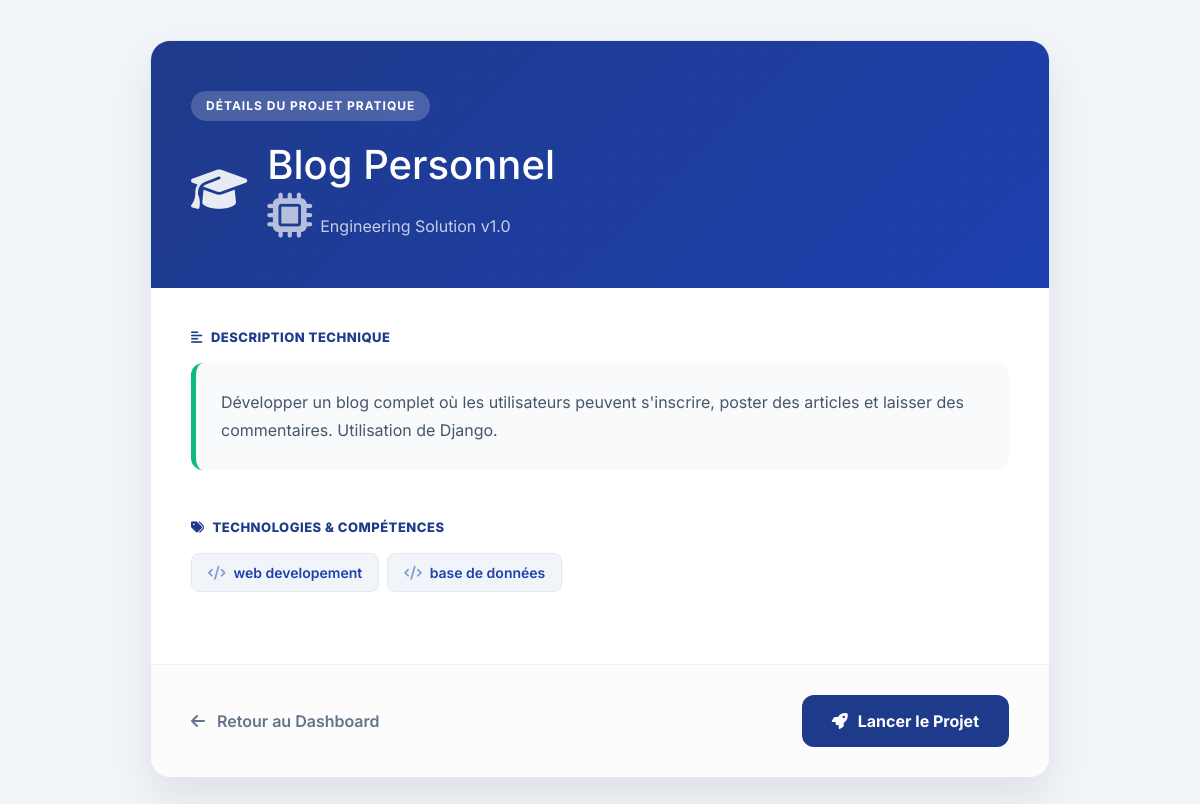
The app's page /project/2/ (signed in) with its own data.
### core/models.py (models this page shows, shortened)
class Project(models.Model):
    LEVEL_CHOICES = [
        ('beginner', 'Débutant'),
        ('intermediate', 'Intermédiaire'),
        ('advanced', 'Avancé'),
    ]
    title = models.CharField(max_length=150)
    description = models.TextField()
    level = models.CharField(max_length=20, choices=LEVEL_CHOICES)
    tags = models.ManyToManyField(Tag, blank=True)
    project_url = models.URLField(max_length=500, blank=True, null=True)

class Tag(models.Model):
    name = models.CharField(max_length=50, unique=True)

### core/views.py (the view)
# urls.py: path('project/<int:project_id>/', views.project_detail, name='project_detail'),
@login_required
def project_detail(request, project_id):
    project = get_object_or_404(Project, id=project_id)
    return render(request, 'project_detail.html', {'project': project})

### core/templates/project_detail.html (shortened to what this page needs)
<!DOCTYPE html>
<html lang="fr">
<head>
    <link href="https://cdn.jsdelivr.net/npm/bootstrap@5.3.0/dist/css/bootstrap.min.css" rel="stylesheet">
    <link href="https://cdnjs.cloudflare.com/ajax/libs/font-awesome/6.4.0/css/all.min.css" rel="stylesheet">
</head>
<body>
    <div class="project-container">
        <div class="project-header">
            <div class="project-category">Détails du Projet Pratique</div>
            <div class="header-title-flex">
                <i class="fas fa-graduation-cap"></i>
                <div>
                    <h1 class="mb-1 fw-extrabold">{{ project.title }}</h1>
                    <p class="mb-0 opacity-75"><i class="fas fa-microchip me-2"></i>Engineering Solution v1.0</p>
                </div>
            </div>
        </div>
        <div class="project-body">
            <div class="mb-5">
                <div class="info-label"><i class="fas fa-align-left"></i> Description Technique</div>
                <div class="project-description">
                    {{ project.description }}
                </div>
            </div>
            <div class="mb-4">
                <div class="info-label"><i class="fas fa-tags"></i> Technologies & Compétences</div>
                <div class="d-flex flex-wrap">
                    {% for tag in project.tags.all %}
                        <span class="tag-badge"><i class="fas fa-code me-2 opacity-50"></i>{{ tag.name }}</span>
                    {% endfor %}
                </div>
            </div>
        </div>
        <div class="project-footer">
            <a href="{% url 'home' %}" class="back-link">
                <i class="fas fa-arrow-left me-2"></i> Retour au Dashboard
            </a>
            {% if project.project_url %}
            <a href="{{ project.project_url }}" target="_blank" class="btn-action-eng">
                <i class="fas fa-rocket"></i> Lancer le Projet
            </a>
            {% else %}
            <button class="btn-action-eng" disabled style="opacity: 0.6; cursor: not-allowed;">
                <i class="fas fa-rocket"></i> Bientôt Disponible
            </button>
            {% endif %}
        </div>
    </div>
</body>
</html>

### core/templates/project_detail.html (style rules this page uses)
:root { --eng-blue: #1e3a8a; --eng-blue-dark: #1e40af; --electric-blue: #2563eb; --tech-green: #10b981; --bg-light: #f1f5f9; }
body { font-family: 'Inter', sans-serif; background-color: var(--bg-light); min-height: 100vh; padding: 40px 20px; }
.project-container { background: white; border-radius: 20px; box-shadow: 0 20px 40px rgba(0,0,0,0.08); border: 1px solid #e2e8f0; overflow: hidden; width: 100%; max-width: 900px; margin: auto; }
.project-header { background: linear-gradient(135deg, var(--eng-blue) 0%, var(--eng-blue-dark) 100%); color: white; padding: 50px 40px; position: relative; }
.project-header::before { content: ""; position: absolute; inset: 0; background-image: radial-gradient(rgba(255,255,255,0.1) 1px, transparent 1px); background-size: 25px 25px; opacity: 0.4; }
.project-category { background: rgba(255, 255, 255, 0.2); padding: 6px 15px; border-radius: 50px; font-size: 12px; font-weight: 700; text-transform: uppercase; letter-spacing: 1px; display: inline-block; margin-bottom: 20px; backdrop-filter: blur(5px); }
.header-title-flex { display: flex; align-items: center; gap: 20px; }
.header-title-flex i { font-size: 45px; color: rgba(255,255,255,0.9); }
.project-body { padding: 40px; }
.info-label { font-weight: 800; font-size: 13px; color: var(--eng-blue); text-transform: uppercase; letter-spacing: 0.5px; margin-bottom: 15px; display: flex; align-items: center; gap: 8px; }
.project-description { font-size: 16px; line-height: 1.8; color: #475569; background: #f8fafc; padding: 25px; border-radius: 12px; border-left: 5px solid var(--tech-green); }
.tag-badge { display: inline-block; background: #f1f5f9; color: #1e40af; padding: 8px 16px; border-radius: 8px; font-weight: 600; font-size: 14px; margin: 0 8px 8px 0; border: 1px solid #e2e8f0; }
.project-footer { padding: 30px 40px; background: #fcfcfc; border-top: 1px solid #eee; display: flex; justify-content: space-between; align-items: center; }
.btn-action-eng { background: var(--eng-blue); color: white; padding: 14px 30px; border-radius: 12px; font-weight: 700; text-decoration: none; transition: 0.3s; display: flex; align-items: center; gap: 10px; border: none; }
.back-link { color: #64748b; font-weight: 600; text-decoration: none; transition: 0.2s; }

### records on screen
Project: title "Blog Personnel", description "Développer un blog complet où les utilisateurs peuvent s'inscrire, poster des articles et laisser des commentaires. Utilisation de Django."
Tag: name "web developement"
Tag: name "base de données"
